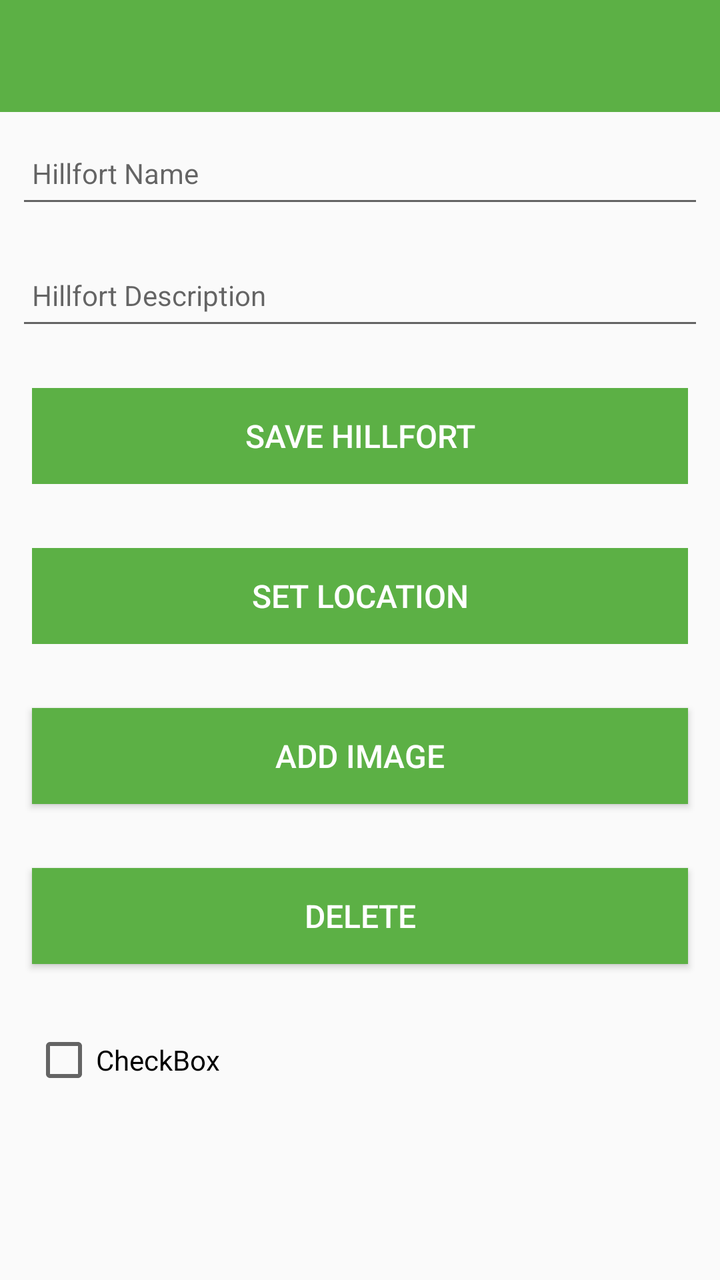
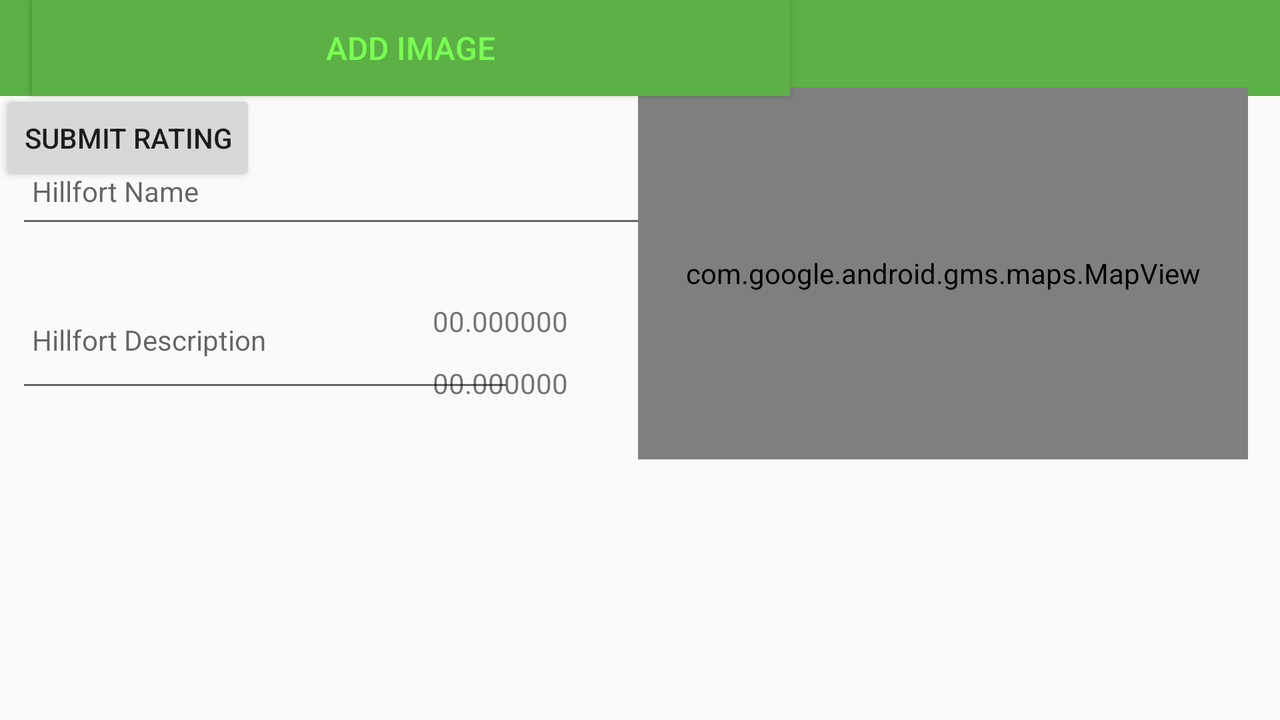

The same Android screen from two of the app's own layout files: first res/layout/ as a phone draws it, then the repository's variant for another configuration, drawn on a device whose configuration selects that folder. Both files follow.
<!-- AndroidManifest.xml: application theme AppTheme -->
<!-- res/layout/activityplacemark.xml -->
<?xml version="1.0" encoding="utf-8"?>
<androidx.constraintlayout.widget.ConstraintLayout
    xmlns:android="http://schemas.android.com/apk/res/android"
    xmlns:app="http://schemas.android.com/apk/res-auto"
    xmlns:tools="http://schemas.android.com/tools"
    android:layout_width="match_parent"
    android:layout_height="match_parent"
    tools:context="com.example.placemark.activities.PlacemarkActivity">

  <RelativeLayout
      android:layout_width="match_parent"
      android:layout_height="wrap_content"
      app:layout_constraintBottom_toBottomOf="parent"
      app:layout_constraintTop_toTopOf="parent">

    <com.google.android.material.appbar.AppBarLayout
        android:id="@+id/appBarLayout"
        android:layout_width="match_parent"
        android:layout_height="wrap_content"
        android:background="@color/colorAccent"
        android:fitsSystemWindows="true"
        app:elevation="0dip"
        app:theme="@style/ThemeOverlay.AppCompat.Dark.ActionBar">

      <androidx.appcompat.widget.Toolbar
          android:id="@+id/toolbarAdd"
          android:layout_width="match_parent"
          android:layout_height="wrap_content"
          app:titleTextColor="@color/colorPrimary" />
    </com.google.android.material.appbar.AppBarLayout>

    <ScrollView
        android:layout_width="match_parent"
        android:layout_height="match_parent"
        android:layout_below="@id/appBarLayout"
        android:fillViewport="true">

      <LinearLayout
          android:layout_width="match_parent"
          android:layout_height="wrap_content"
          android:orientation="vertical">

        <EditText
            android:id="@+id/placemarkTitle"
            android:layout_width="match_parent"
            android:layout_height="45dp"
            android:layout_margin="8dp"
            android:autofillHints=""
            android:hint="@string/hint_placemarkTitle"
            android:inputType="text"
            android:maxLength="25"
            android:maxLines="1"
            android:padding="8dp"
            android:textColor="@color/colorPrimaryDark"
            android:textSize="14sp" />

        <EditText
            android:id="@+id/placemarkDescription"
            android:layout_width="match_parent"
            android:layout_height="45dp"
            android:layout_margin="8dp"
            android:autofillHints=""
            android:hint="@string/hint_placemarkDescription"
            android:inputType="text"
            android:maxLength="25"
            android:maxLines="1"
            android:padding="8dp"
            android:textColor="@color/colorPrimaryDark"
            android:textSize="14sp" />

        <Button
            android:id="@+id/btnAdd"
            android:layout_width="match_parent"
            android:layout_height="wrap_content"
            android:layout_margin="16dp"
            android:background="@color/colorAccent"
            android:paddingTop="8dp"
            android:paddingBottom="8dp"
            android:stateListAnimator="@null"
            android:text="@string/button_savePlacemark"
            android:textColor="#ffffff"
            android:textSize="16sp" />


        <Button
            android:id="@+id/placemarkLocation"
            android:layout_width="match_parent"
            android:layout_height="wrap_content"
            android:layout_margin="16dp"
            android:background="@color/colorAccent"
            android:paddingBottom="8dp"
            android:paddingTop="8dp"
            android:stateListAnimator="@null"
            android:text="@string/button_location"
            android:textColor="#ffffff"
            android:textSize="16sp"/>

        <Button
            android:id="@+id/chooseImage"
            android:layout_width="match_parent"
            android:layout_height="wrap_content"
            android:layout_margin="16dp"
            android:background="@color/colorAccent"
            android:paddingBottom="8dp"
            android:paddingTop="8dp"
            android:text="@string/button_addImage"
            android:textColor="#ffffff"
            android:textSize="16sp"/>

        <Button
            android:id="@+id/delete"
            android:layout_width="match_parent"
            android:layout_height="wrap_content"
            android:layout_margin="16dp"
            android:background="@color/colorAccent"
            android:paddingBottom="8dp"
            android:paddingTop="8dp"
            android:text="Delete"
            android:textColor="#ffffff"
            android:textSize="16sp"/>


        <CheckBox
            android:id="@+id/cb_single"
            android:layout_width="wrap_content"
            android:layout_height="wrap_content"
            android:layout_marginStart="16dp"
            android:layout_marginLeft="16dp"
            android:layout_marginTop="16dp"
            android:text="CheckBox"
            app:layout_constraintStart_toStartOf="parent"
            app:layout_constraintTop_toBottomOf="parent" />

        <ImageView
            android:id="@+id/placemarkImage"
            android:layout_width="match_parent"
            android:layout_height="wrap_content"
            app:srcCompat="@mipmap/ic_launcher" />
      </LinearLayout>
    </ScrollView>

  </RelativeLayout>
</androidx.constraintlayout.widget.ConstraintLayout>
<!-- resources referenced by this layout -->
<resources>
  <color name="colorAccent">#5cb045</color>
  <color name="colorPrimary">#78ff52</color>
  <color name="colorPrimaryDark">#90e378</color>
  <string name="button_addImage"> Add Image </string>
  <string name="button_location">Set Location</string>
  <string name="button_savePlacemark"> Save Hillfort </string>
  <string name="hint_placemarkDescription">Hillfort Description</string>
  <string name="hint_placemarkTitle">Hillfort Name</string>
  <style name="AppTheme" parent="Theme.AppCompat.Light.NoActionBar">
    
      <item name="colorPrimary">#78ff52</item>
      <item name="colorPrimaryDark">#90e378</item>
      <item name="colorAccent">#5cb045</item>
  
  
    </style>
</resources>
<!-- res/layout-land/activityplacemark.xml (the repository's variant of the layout above) -->
<!-- drawn on the phone turned sideways -->
<?xml version="1.0" encoding="utf-8"?>
<androidx.constraintlayout.widget.ConstraintLayout xmlns:android="http://schemas.android.com/apk/res/android"
    xmlns:app="http://schemas.android.com/apk/res-auto"
    xmlns:tools="http://schemas.android.com/tools"
    android:layout_width="match_parent"
    android:layout_height="match_parent"
    tools:context="com.example.placemark.views.placemark.PlacemarkView">

    <RelativeLayout
        android:layout_width="match_parent"
        android:layout_height="wrap_content"
        app:layout_constraintBottom_toBottomOf="parent"
        app:layout_constraintTop_toTopOf="parent"
        app:layout_constraintVertical_bias="0.0"
        tools:layout_editor_absoluteX="-16dp">

        <com.google.android.material.appbar.AppBarLayout
            android:id="@+id/appBarLayout"
            android:layout_width="match_parent"
            android:layout_height="wrap_content"
            android:background="@color/colorAccent"
            android:fitsSystemWindows="true"
            app:elevation="0dip"
            app:theme="@style/ThemeOverlay.AppCompat.Dark.ActionBar">

            <androidx.appcompat.widget.Toolbar
                android:id="@+id/toolbarAdd"
                android:layout_width="match_parent"
                android:layout_height="wrap_content"
                app:titleTextColor="@color/colorPrimary" />
        </com.google.android.material.appbar.AppBarLayout>


        <androidx.constraintlayout.widget.ConstraintLayout
            android:layout_width="match_parent"
            android:layout_height="wrap_content"
            android:layout_alignTop="@+id/appBarLayout"
            android:layout_alignParentBottom="true">


            <RatingBar
                android:id="@+id/rBar"
                android:layout_width="wrap_content"
                android:layout_height="wrap_content"
                android:layout_marginEnd="48dp"
                android:layout_marginBottom="8dp"
                android:background="@color/colorPrimary"
                android:numStars="4"
                android:stepSize="0.5"
                android:theme="@style/Widget.AppCompat.RatingBar"
                app:layout_constraintBottom_toTopOf="@+id/chooseImage"
                app:layout_constraintEnd_toStartOf="@+id/button"
                app:layout_constraintTop_toBottomOf="@+id/description"
                app:layout_constraintVertical_bias="0.821" />

            <Button
                android:id="@+id/button"
                android:layout_width="wrap_content"
                android:layout_height="wrap_content"
                android:layout_marginTop="60dp"
                android:text="Submit Rating"
                app:layout_constraintBottom_toTopOf="@+id/chooseImage"
                app:layout_constraintTop_toBottomOf="@+id/lat"
                app:layout_constraintVertical_bias="0.666"
                tools:layout_editor_absoluteX="257dp" />

            <Button
                android:id="@+id/chooseImage"
                android:layout_width="379dp"
                android:layout_height="wrap_content"
                android:layout_marginStart="16dp"
                android:background="@color/colorAccent"
                android:paddingTop="8dp"
                android:paddingBottom="8dp"
                android:text="@string/button_addImage"
                android:textColor="@color/colorPrimary"
                android:textSize="16sp"
                app:layout_constraintStart_toStartOf="parent"
                tools:layout_editor_absoluteY="294dp" />

            <EditText
                android:id="@+id/description"
                android:layout_width="249dp"
                android:layout_height="62dp"
                android:layout_marginTop="20dp"
                android:hint="@string/hint_placemarkDescription"
                android:inputType="text"
                android:maxLength="25"
                android:maxLines="1"
                android:padding="8dp"
                android:textColor="@color/colorPrimaryDark"
                android:textSize="14sp"
                app:layout_constraintEnd_toStartOf="@+id/lat"
                app:layout_constraintHorizontal_bias="0.0"
                app:layout_constraintStart_toStartOf="@+id/placemarkTitle"
                app:layout_constraintTop_toBottomOf="@+id/placemarkTitle" />

            <EditText
                android:id="@+id/placemarkTitle"
                android:layout_width="392dp"
                android:layout_height="47dp"
                android:layout_marginStart="8dp"
                android:layout_marginTop="72dp"
                android:autofillHints=""
                android:hint="@string/hint_placemarkTitle"
                android:inputType="text"
                android:maxLength="25"
                android:maxLines="1"
                android:padding="8dp"
                android:textColor="@color/colorPrimaryDark"
                android:textSize="14sp"
                app:layout_constraintStart_toStartOf="parent"
                app:layout_constraintTop_toTopOf="parent">

                <requestFocus />
            </EditText>

            <TextView
                android:id="@+id/lat"
                android:layout_width="95dp"
                android:layout_height="19dp"
                android:layout_marginTop="32dp"
                android:layout_marginEnd="356dp"
                android:text="00.000000"
                android:textAlignment="textEnd"
                app:layout_constraintEnd_toEndOf="parent"
                app:layout_constraintTop_toBottomOf="@+id/placemarkTitle" />

            <TextView
                android:id="@+id/lng"
                android:layout_width="92dp"
                android:layout_height="19dp"
                android:layout_marginTop="12dp"
                android:layout_marginEnd="356dp"
                android:text="00.000000"
                android:textAlignment="textEnd"
                app:layout_constraintEnd_toEndOf="parent"
                app:layout_constraintTop_toBottomOf="@+id/lat" />

            <ImageView
                android:id="@+id/placemarkImage"
                android:layout_width="320dp"
                android:layout_height="139dp"
                android:layout_marginBottom="16dp"
                app:layout_constraintBottom_toBottomOf="parent"
                app:srcCompat="@mipmap/ic_launcher"
                tools:layout_editor_absoluteX="400dp" />

            <com.google.android.gms.maps.MapView
                android:id="@+id/mapView"
                android:layout_width="305dp"
                android:layout_height="186dp"
                android:layout_marginTop="68dp"
                android:layout_marginEnd="16dp"
                app:layout_constraintBottom_toTopOf="@+id/placemarkImage"
                app:layout_constraintEnd_toEndOf="parent"
                app:layout_constraintHorizontal_bias="1.0"
                app:layout_constraintStart_toEndOf="@+id/lat"
                app:layout_constraintTop_toTopOf="parent" />


        </androidx.constraintlayout.widget.ConstraintLayout>


    </RelativeLayout>

</androidx.constraintlayout.widget.ConstraintLayout>
<!-- resources referenced by the variant -->
<!-- as the phone turned sideways resolves them -->
<resources>
  <color name="colorAccent">#5cb045</color>
  <color name="colorPrimary">#78ff52</color>
  <color name="colorPrimaryDark">#90e378</color>
  <string name="button_addImage"> Add Image </string>
  <string name="hint_placemarkDescription">Hillfort Description</string>
  <string name="hint_placemarkTitle">Hillfort Name</string>
  <style name="AppTheme" parent="Theme.AppCompat.Light.NoActionBar">
    
      <item name="colorPrimary">#78ff52</item>
      <item name="colorPrimaryDark">#90e378</item>
      <item name="colorAccent">#5cb045</item>
  
  
    </style>
</resources>
